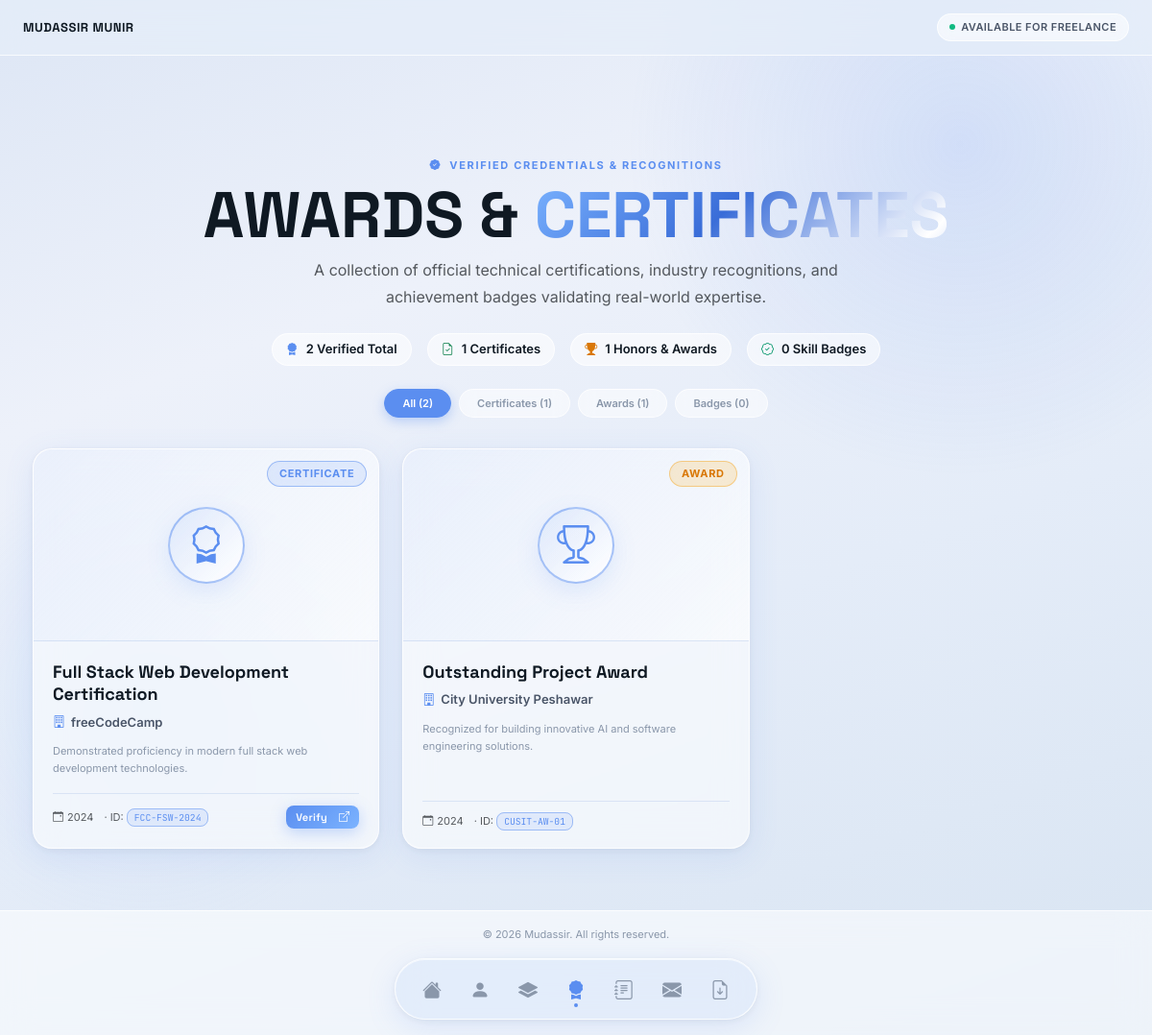
Page /certificates.php on the committed database.
### tables this page shows
CREATE TABLE IF NOT EXISTS certificates (
    id             INT UNSIGNED AUTO_INCREMENT PRIMARY KEY,
    title          VARCHAR(255) NOT NULL,
    issuer         VARCHAR(255) NOT NULL,
    issue_date     VARCHAR(50)  NULL,
    credential_id  VARCHAR(100) NULL,
    credential_url VARCHAR(500) NULL,
    image          VARCHAR(255) NULL,
    category       ENUM('certificate','award','badge') NOT NULL DEFAULT 'certificate',
    description    TEXT         NULL,
    sort_order     INT          NOT NULL DEFAULT 0,
    is_published   TINYINT(1)   NOT NULL DEFAULT 1,
    created_at     DATETIME     NOT NULL DEFAULT CURRENT_TIMESTAMP,
    updated_at     DATETIME     NOT NULL DEFAULT CURRENT_TIMESTAMP ON UPDATE CURRENT_TIMESTAMP,
    INDEX idx_category (category),
    INDEX idx_published (is_published),
    INDEX idx_sort (sort_order)
);

### includes/db.php (called while the page is built, shortened)
<?php
class Database
{
    private static ?PDO $instance = null;
    public static function getInstance(): ?PDO
    {
        if (self::$instance === null) {
            $dsn = sprintf(
                'mysql:host=%s;port=%s;dbname=%s;charset=utf8mb4',
                DB_HOST, DB_PORT, DB_NAME
            );
            $options = [
                PDO::ATTR_ERRMODE            => PDO::ERRMODE_EXCEPTION,
                PDO::ATTR_DEFAULT_FETCH_MODE => PDO::FETCH_ASSOC,
                PDO::ATTR_EMULATE_PREPARES   => false,
                PDO::MYSQL_ATTR_INIT_COMMAND => "SET NAMES utf8mb4 COLLATE utf8mb4_unicode_ci",
            ];
            try {
                self::$instance = new PDO($dsn, DB_USER, DB_PASS, $options);
            } catch (PDOException $e) {
                error_log('[DB] Connection failed: ' . $e->getMessage());
                if (defined('APP_ENV') && APP_ENV === 'development') {
                    return null;
                }
                http_response_code(500);
                exit(json_encode(['error' => 'Service temporarily unavailable']));
            }
        }
        return self::$instance;
    }
    public static function select(string $sql, array $params = []): array
    {
        $pdo = self::getInstance();
        $stmt = $pdo->prepare($sql);
        $stmt->execute($params);
        return $stmt->fetchAll();
    }
}

### includes/security.php (called while the page is built, shortened)
<?php
require_once __DIR__ . '/db.php';
function e(mixed $value): string
{
    return htmlspecialchars((string)$value, ENT_QUOTES | ENT_HTML5, 'UTF-8');
}

### certificates.php (the view, shortened to what this page needs)
<?php
require_once __DIR__ . '/includes/db.php';
require_once __DIR__ . '/includes/security.php';
$certificates = Database::select("SELECT * FROM certificates WHERE is_published=1 ORDER BY sort_order ASC, created_at DESC");
$totalCerts  = count($certificates);
$awardsCount = count(array_filter($certificates, fn($c) => ($c['category'] ?? '') === 'award'));
$certsCount  = count(array_filter($certificates, fn($c) => ($c['category'] ?? '') === 'certificate'));
$badgesCount = count(array_filter($certificates, fn($c) => ($c['category'] ?? '') === 'badge'));
require_once __DIR__ . '/includes/header.php';
?>
<section class="page-section" style="min-height:90vh; padding-top:100px;" aria-labelledby="certs-page-heading">
  <div class="container">
    <div class="section-header reveal text-center mb-6">
      <div class="overline" style="color:var(--color-accent); font-weight:700; letter-spacing:.15em; font-size:var(--text-xs); text-transform:uppercase; margin-bottom:8px;">
        <i class="bi bi-patch-check-fill me-1"></i> VERIFIED CREDENTIALS &amp; RECOGNITIONS
      </div>
      <h1 class="section-title" id="certs-page-heading" style="font-size:clamp(2.4rem, 6vw, 4.2rem); font-weight:800;">
        AWARDS &amp; <span style="background:linear-gradient(135deg,#7bb3ff 0%,#3a6dd8 25%,#ffffff 50%,#3a6dd8 75%,#1d4ed8 100%);background-size:200% auto;-webkit-background-clip:text;-webkit-text-fill-color:transparent;background-clip:text;animation:shine 5s linear infinite;">CERTIFICATES</span>
      </h1>
      <p class="section-sub text-muted" style="max-width:600px; margin:0 auto; font-size:var(--text-base);">
        A collection of official technical certifications, industry recognitions, and achievement badges validating real-world expertise.
      </p>
      <div class="flex-center flex-wrap gap-3 mt-4">
        <div class="cert-stat-badge">
          <i class="bi bi-award-fill text-accent"></i>
          <span><?= $totalCerts ?> Verified Total</span>
        </div>
        <div class="cert-stat-badge">
          <i class="bi bi-file-earmark-check text-success"></i>
          <span><?= $certsCount ?> Certificates</span>
        </div>
        <div class="cert-stat-badge">
          <i class="bi bi-trophy-fill" style="color:#d97706;"></i>
          <span><?= $awardsCount ?> Honors &amp; Awards</span>
        </div>
        <div class="cert-stat-badge">
          <i class="bi bi-patch-check" style="color:#059669;"></i>
          <span><?= $badgesCount ?> Skill Badges</span>
        </div>
      </div>
    </div>
    <div class="filter-bar reveal delay-100 flex-center mb-6" style="gap:var(--space-2); flex-wrap:wrap;">
      <button class="filter-btn active" data-filter="all">All (<?= $totalCerts ?>)</button>
      <button class="filter-btn" data-filter="certificate">Certificates (<?= $certsCount ?>)</button>
      <button class="filter-btn" data-filter="award">Awards (<?= $awardsCount ?>)</button>
      <button class="filter-btn" data-filter="badge">Badges (<?= $badgesCount ?>)</button>
    </div>
    <?php if (empty($certificates)): ?>
      <div class="text-center py-5 reveal">
        <i class="bi bi-award" style="font-size:4rem;opacity:.25;color:var(--color-accent);"></i>
        <h3 style="margin-top:var(--space-4);color:var(--color-text-secondary);">No awards or certificates yet</h3>
        <p class="text-muted">Certificates added via admin panel will be proudly displayed here.</p>
        <a href="<?= APP_URL ?>/" class="btn btn--primary mt-4"><i class="bi bi-house"></i> Back Home</a>
      </div>
    <?php else: ?>
      <div class="cert-grid reveal delay-200" id="cert-grid">
        <?php foreach ($certificates as $c):
          $cat = htmlspecialchars($c['category'] ?? 'certificate');
          $hasImg = !empty($c['image']) && file_exists(UPLOAD_PATH . '/certificates/' . $c['image']);
        ?>
          <div class="cert-card cert-item" data-category="<?= $cat ?>">
            <div class="cert-card__media">
              <?php if ($hasImg): ?>
                <img src="<?= APP_URL ?>/uploads/certificates/<?= e($c['image']) ?>"
                     alt="<?= e($c['title']) ?>"
                     loading="lazy"
                     style="cursor:pointer;"
                     onclick="openCertModal('<?= APP_URL ?>/uploads/certificates/<?= e($c['image']) ?>', '<?= e(addslashes($c['title'])) ?>')">
              <?php else: ?>
                <div class="cert-card__badge-icon">
                  <i class="bi <?= $cat === 'award' ? 'bi-trophy' : ($cat === 'badge' ? 'bi-patch-check' : 'bi-award') ?>"></i>
                </div>
              <?php endif; ?>
              <span class="cert-card__type-pill cert-card__type-pill--<?= $cat ?>">
                <?= ucfirst($cat) ?>
              </span>
            </div>
            <div class="cert-card__body">
              <h2 class="cert-card__title"><?= e($c['title']) ?></h2>
              <div class="cert-card__issuer">
                <i class="bi bi-building text-accent"></i>
                <span><?= e($c['issuer']) ?></span>
              </div>
              <?php if (!empty($c['description'])): ?>
                <p class="cert-card__desc"><?= e($c['description']) ?></p>
              <?php else: ?>
                <p class="cert-card__desc" style="opacity:.6;">Officially verified and awarded by <?= e($c['issuer']) ?>.</p>
              <?php endif; ?>
              <div class="cert-card__footer">
                <span class="text-muted">
                  <i class="bi bi-calendar-event me-1"></i><?= e($c['issue_date'] ?: 'Verified') ?>
                  <?php if (!empty($c['credential_id'])): ?>
                    <span class="ms-2">· ID: <code><?= e($c['credential_id']) ?></code></span>
                  <?php endif; ?>
                </span>
                <div class="flex gap-2">
                  <?php if (!empty($c['credential_url'])): ?>
                    <a href="<?= e($c['credential_url']) ?>" target="_blank" rel="noopener noreferrer"
                       class="btn btn--sm btn--primary" style="padding:4px 10px; font-size:11px;">
                      Verify <i class="bi bi-box-arrow-up-right ms-1"></i>
                    </a>
                  <?php endif; ?>
                </div>
              </div>
            </div>
          </div>
        <?php endforeach; ?>
      </div>
    <?php endif; ?>
  </div>
</section>
<?php require_once __DIR__ . '/includes/footer.php'; ?>

### assets/css/design-tokens.css (style rules this page uses)
:root { --color-base: #e8ecf4; --color-surface: rgba(255,255,255,0.55); --color-surface-2: rgba(255,255,255,0.75); --color-surface-3: rgba(255,255,255,0.9); --color-surface-solid: #f0f4fb; --color-accent: #5b8ef0; --color-accent-2: #7bb3ff; --color-accent-dark: #3a6dd8; --color-accent-glow: rgba(91,142,240,0.35); --color-accent-soft: rgba(91,142,240,0.12); --color-text-primary: #0f1923; --color-text-secondary: #4a5568; --color-text-muted: #8a97aa; --color-text-light: #cdd5e0; --color-border: rgba(255,255,255,0.7); --color-border-inner: rgba(200,215,240,0.6); --color-border-accent: rgba(91,142,240,0.5); --color-success: #10b981; --color-error: #ef4444; --font-sans: 'Inter', 'DM Sans', sans-serif; --font-display: 'Space Grotesk', sans-serif; --font-mono: 'JetBrains Mono', monospace; --text-xs: 0.6875rem; --text-sm: 0.8125rem; --text-base: 1rem; --text-lg: 1.125rem; --text-xl: 1.25rem; --text-2xl: 1.5rem; --text-3xl: 2rem; --text-4xl: 2.75rem; --text-5xl: 3.75rem; --text-6xl: 5rem; --text-7xl: 7rem; --weight-light: 300; --weight-normal: 400; --weight-medium: 500; --weight-semibold: 600; --weight-bold: 700; --weight-extrabold:800; --leading-tight: 1.05; --leading-normal: 1.5; --leading-loose: 1.75; --space-1: .25rem; --space-2: .5rem; --space-3: .75rem; --space-4: 1rem; --space-5: 1.25rem; --space-6: 1.5rem; --space-8: 2rem; --space-10: 2.5rem; --space-12: 3rem; --space-16: 4rem; --space-20: 5rem; --space-24: 6rem; --radius-sm: 8px; --radius-md: 14px; --radius-lg: 20px; --radius-xl: 28px; --radius-full: 9999px; --glass-bg: rgba(255,255,255,0.55); --glass-bg-dark: rgba(255,255,255,0.35); --glass-border: rgba(255,255,255,0.75); --glass-shadow: 0 8px 32px rgba(91,142,240,0.12), 0 2px 8px rgba(0,0,0,0.06); --glass-shadow-lg: 0 20px 60px rgba(91,142,240,0.18), 0 4px 16px rgba(0,0,0,0.08); --glass-shadow-hover:0 24px 72px rgba(91,142,240,0.25), 0 8px 24px rgba(0,0,0,0.1); --blur-sm: blur(8px); --blur-md: blur(16px); --blur-lg: blur(24px); --dur-fast: 120ms; --dur-normal: 280ms; --dur-slow: 480ms; --ease: cubic-bezier(.4,0,.2,1); --ease-spring:cubic-bezier(.34,1.56,.64,1); --dock-h: 64px; --dock-offset: 16px; --z-base: 1; --z-above: 10; --z-dock: 100; --z-modal: 1000; --chrome-gradient: linear-gradient(135deg, #c8d8f0 0%, #ffffff 25%, #a8bce0 50%, #dde9ff 75%, #8aabda 100%); }

### assets/css/neumorphic.css (style rules this page uses)
.btn-neu, .btn { display: inline-flex; align-items: center; justify-content: center; gap: var(--space-2); padding: 11px 24px; border-radius: var(--radius-md); font-family: var(--font-display); font-size: var(--text-sm); font-weight: 600; cursor: pointer; border: none; transition: all var(--dur-fast) var(--ease); text-decoration: none; white-space: nowrap; }
.btn-neu--primary, .btn--primary { background: linear-gradient(135deg, var(--color-accent), var(--color-accent-2)); color: #fff; box-shadow: 0 4px 16px var(--color-accent-glow); }
.btn-neu--sm, .btn--sm { padding: 7px 14px; font-size: var(--text-xs); border-radius: var(--radius-sm); }

### assets/css/animations.css (style rules this page uses)
.delay-100 { animation-delay: 100ms; }
.delay-200 { animation-delay: 200ms; }
.reveal { opacity: 0; transform: translateY(24px); transition: opacity var(--duration-slow) var(--ease-out), transform var(--duration-slow) var(--ease-out); }
.reveal.revealed { opacity: 1; transform: translateY(0); }

### rows in the picture
certificates: category "CERTIFICATE", title "Full Stack Web Development Certification", issuer "freeCodeCamp", description "Demonstrated proficiency in modern full stack web development technologies.", issue_date "2024", credential "FCC-FSW-2024"
certificates: category "AWARD", title "Outstanding Project Award", issuer "City University Peshawar", description "Recognized for building innovative AI and software engineering solutions.", issue_date "2024", credential "CUSIT-AW-01"

### other values in the picture
$totalCerts "2"
$certsCount "1"
$awardsCount "1"
$badgesCount "0"
